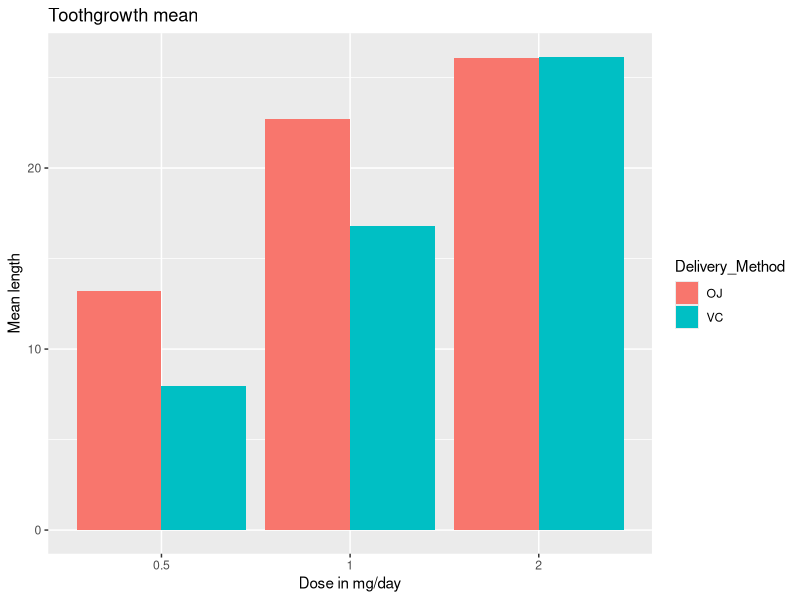

Reproduce this figure in R.
## ---- chunk 1
knitr::opts_chunk$set(echo = TRUE)
## ---- chunk 2
library("datasets")
toothgrowth <- ToothGrowth
names(toothgrowth) <- c("toothlength","supplementtype","doseinmgperday")
head(toothgrowth)
summary(toothgrowth)
dim(toothgrowth)
## ---- chunk 3
library(reshape2)
library(ggplot2)
meanlength <- tapply(toothgrowth$toothlength,list(toothgrowth$supplementtype,toothgrowth$doseinmgperday),FUN=mean)
meanlength2 <- melt(meanlength,id.vars = "dose")

names(meanlength2)[1] <- "Delivery_Method"

              
ggplot(meanlength2,arr.ind=TRUE, aes(fill=Delivery_Method, y=value, x=as.character(Var2))) +
     geom_bar( stat="identity", position=position_dodge()) + ggtitle("Toothgrowth mean") +
    xlab("Dose in mg/day") + ylab("Mean length") 

## ---- chunk 4
set.seed(2)
toothgrowthdose1 <- subset(toothgrowth,doseinmgperday==0.5)
dose1growth <- toothgrowthdose1$toothlength
group1 <- as.character(toothgrowthdose1$supplementtype)
testStat1 <- function(v,g) mean(v[g == "OJ"]) - mean(v[g == "VC"])
observedStat1 <- testStat1(dose1growth,group1)
permutations1 <- sapply(1:100000,function(i) testStat1(dose1growth,sample(group1)))
prob1 <- mean(permutations1>observedStat1)
## ---- chunk 5
set.seed(2)
options(scipen = 999)
toothgrowthdose2 <- subset(toothgrowth,doseinmgperday==1.0)
dose2growth <- toothgrowthdose2$toothlength
group2 <- as.character(toothgrowthdose2$supplementtype)
testStat2 <- function(v,g) mean(v[g == "OJ"]) - mean(v[g == "VC"])
observedStat2 <- testStat2(dose2growth,group2)
permutations2 <- sapply(1:100000,function(i) testStat2(dose2growth,sample(group2)))
prob2 <- mean(permutations2>observedStat2)
## ---- chunk 6
set.seed(2)
toothgrowthdose3 <- subset(toothgrowth,doseinmgperday==2.0)
dose3growth <- toothgrowthdose3$toothlength
group3 <- as.character(toothgrowthdose3$supplementtype)
testStat3 <- function(v,g) mean(v[g == "OJ"]) - mean(v[g == "VC"])
observedStat3 <- testStat3(dose3growth,group3)
permutations3 <- sapply(1:100000,function(i) testStat3(dose3growth,sample(group3)))
prob3 <- mean(permutations3>observedStat3)
## ---- chunk 7
B <- 100000
oj1 <- toothgrowthdose1[toothgrowthdose1$supplementtype=="OJ",]
vc1 <- toothgrowthdose1[toothgrowthdose1$supplementtype=="VC",]
diff1 <- oj1$toothlength - vc1$toothlength 
resamples1 <- matrix(sample(diff1,40*B,replace=TRUE),B,40)   
medians1 <- apply(resamples1,1,median)
sd(medians1)
quantile(medians1,c(0.025,0.975))
## ---- chunk 8
B <- 100000
oj2 <- toothgrowthdose2[toothgrowthdose2$supplementtype=="OJ",]
vc2 <- toothgrowthdose2[toothgrowthdose2$supplementtype=="VC",]
diff2 <- oj2$toothlength - vc2$toothlength 
resamples2 <- matrix(sample(diff2,40*B,replace=TRUE),B,40)   
medians2 <- apply(resamples2,1,median)
sd(medians2)
quantile(medians2,c(0.025,0.975))
## ---- chunk 9
B <- 100000
oj3 <- toothgrowthdose3[toothgrowthdose3$supplementtype=="OJ",]
vc3 <- toothgrowthdose3[toothgrowthdose3$supplementtype=="VC",]
diff3 <- oj3$toothlength - vc3$toothlength 
resamples3 <- matrix(sample(diff3,40*B,replace=TRUE),B,40)   
medians3 <- apply(resamples3,1,median)
sd(medians3)
quantile(medians3,c(0.025,0.975))
